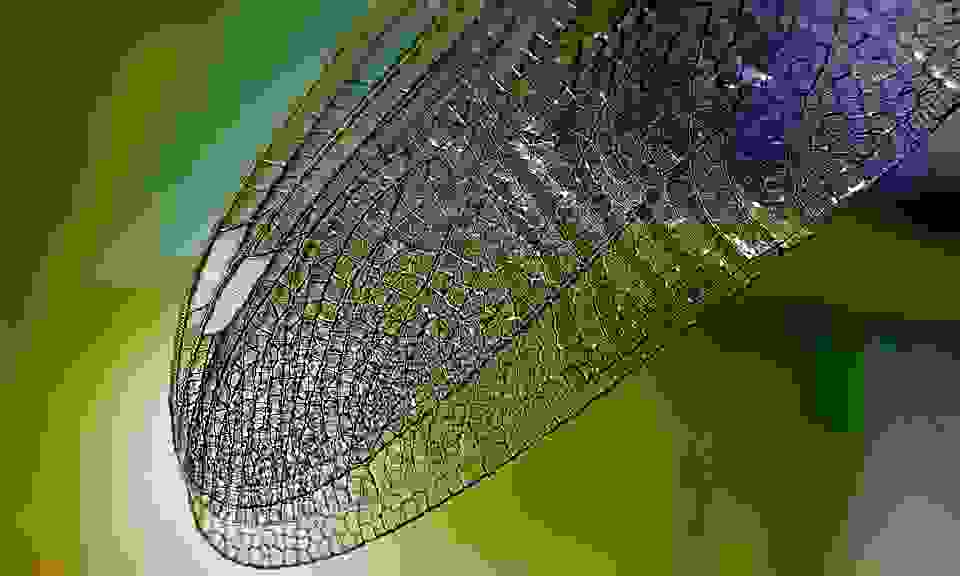
%> input picture processed_Images/DragonFly/R=1/x_DeformationAware.png, 960 x 576 px; the run also reads 2 pictures not shown here
$ octave psnr_ssim_csv.m   (GNU Octave 9; MATLAB toolbox functions it lacks are replaced by stand-ins)
%> lines starting %> are read from the running program, lines starting %| are printed output that depends on the picture
image_names = ["SaltLake" "mandala5" "lizard5" "LittleHouses" "leaf" "kodim13" "kodim05" "kodim04" "kodim01" "DragonFly"];
n = 10;  % choose image number with respect to the array above

R = cellstr(arrayfun(@num2str, 1:50, 'UniformOutput', false)); % Generate the R values as cell array
psnr_original = zeros(1, 50);
psnr_def_aware = zeros(1, 50);

ssim_original = zeros(1, 50);
ssim_def_aware = zeros(1, 50);

bitrate_original = zeros(1, 50);
bitrate_def_aware = zeros(1, 50);

path_1 = "/MATLAB Drive/DeformationAwareCompressionCode/DeformationAwareCompressionCode/Out/jpeg/";

image = image_names(n);

decom_def_aware_path_2 = "/x_DeformationAware.png";
decom_original_path_2 = "/x_original.png";
def_aware_path_2 = "/x_DeformationAware.jpg";
original_path_2 = "/x_original.jpg";
input_path_2 = "/Input.png";
y_path_2 = "/y.png";

data = zeros(50, 7); % Create an array to store the data (50 rows and 7 columns)

for nR = 1:50
    decom_def_aware_path = strcat(path_1, image, "/R=", R{nR}, decom_def_aware_path_2);
    decom_original_path = strcat(path_1, image, "/R=", R{nR}, decom_original_path_2);
    def_aware_path = strcat(path_1, image, "/R=", R{nR}, def_aware_path_2);
    original_path = strcat(path_1, image, "/R=", R{nR}, original_path_2);
    input_path = strcat(path_1, image, "/R=", R{nR}, input_path_2);
    y_path = strcat(path_1, image, "/R=", R{nR}, y_path_2);

    decom_def_aware = imread(decom_def_aware_path);
%> decom_def_aware is the input picture: size 576x960x3 uint8; mean R, G, B 90.5, 100.3, 61.1
    decom_original = imread(decom_original_path);
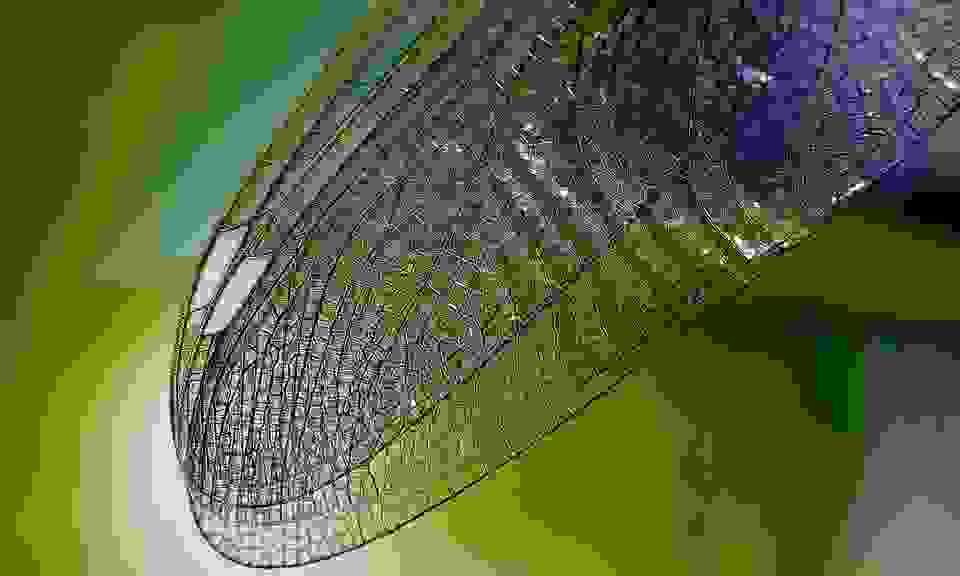
%> input picture processed_Images/DragonFly/R=1/x_original.png, 960 x 576 px
%> decom_original is the input picture: size 576x960x3 uint8; mean R, G, B 90.6, 100.6, 60.7
    def_aware = imread(def_aware_path);
    original = imread(original_path);
    input = imread(input_path);
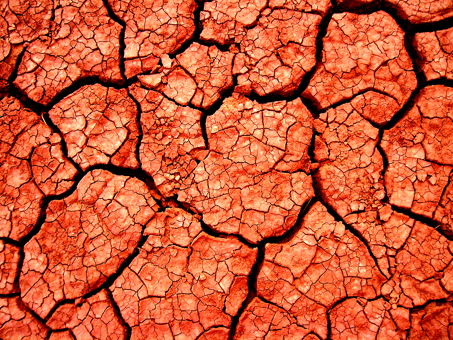
%> input picture processed_Images/SaltLake/R=1/Input.png, 453 x 340 px
%> input is the input picture: size 340x453x3 uint8; mean R, G, B 205.6, 88.2, 53.1
%> (the run ends here)
